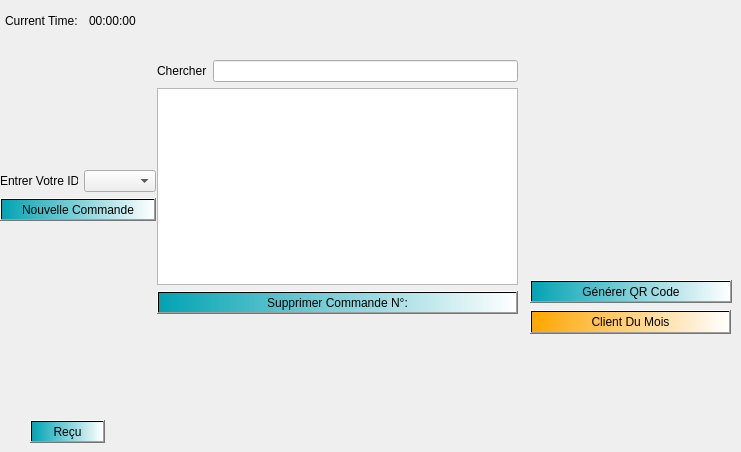
        <widget class="QWidget" name="tab_23">
         <attribute name="title">
          <string>Ajouter commande</string>
         </attribute>
         <widget class="QWidget" name="layoutWidget_4">
          <property name="geometry">
           <rect>
            <x>0</x>
            <y>0</y>
            <width>141</width>
            <height>41</height>
           </rect>
          </property>
          <layout class="QGridLayout" name="gridLayout_4">
           <item row="0" column="3">
            <widget class="QLabel" name="lbl_time_2">
             <property name="text">
              <string>00:00:00</string>
             </property>
            </widget>
           </item>
           <item row="0" column="2">
            <spacer name="horizontalSpacer_4">
             <property name="orientation">
              <enum>Qt::Horizontal</enum>
             </property>
             <property name="sizeHint" stdset="0">
              <size>
               <width>40</width>
               <height>20</height>
              </size>
             </property>
            </spacer>
           </item>
           <item row="0" column="4">
            <spacer name="horizontalSpacer_5">
             <property name="orientation">
              <enum>Qt::Horizontal</enum>
             </property>
             <property name="sizeHint" stdset="0">
              <size>
               <width>40</width>
               <height>20</height>
              </size>
             </property>
            </spacer>
           </item>
           <item row="0" column="1">
            <widget class="QLabel" name="label_62">
             <property name="text">
              <string>Current Time:</string>
             </property>
            </widget>
           </item>
           <item row="0" column="0">
            <spacer name="horizontalSpacer_6">
             <property name="orientation">
              <enum>Qt::Horizontal</enum>
             </property>
             <property name="sizeHint" stdset="0">
              <size>
               <width>40</width>
               <height>20</height>
              </size>
             </property>
            </spacer>
           </item>
          </layout>
         </widget>
         <widget class="QWidget" name="layoutWidget_6">
          <property name="geometry">
           <rect>
            <x>0</x>
            <y>170</y>
            <width>156</width>
            <height>53</height>
           </rect>
          </property>
          <layout class="QVBoxLayout" name="verticalLayout_5">
           <item>
            <layout class="QHBoxLayout" name="horizontalLayout_6">
             <item>
              <widget class="QLabel" name="label_64">
               <property name="text">
                <string>Entrer Votre ID:</string>
               </property>
              </widget>
             </item>
             <item>
              <widget class="QComboBox" name="iddddddddd"/>
             </item>
            </layout>
           </item>
           <item>
            <widget class="QPushButton" name="AddCommande">
             <property name="styleSheet">
              <string notr="true">background-color: qlineargradient(spread:repeat, x1:0, y1:0, x2:1, y2:0, stop:0 rgba(3, 163, 179, 255), stop:1 rgba(255, 255, 255, 255));</string>
             </property>
             <property name="text">
              <string>Nouvelle Commande</string>
             </property>
            </widget>
           </item>
          </layout>
         </widget>
         <widget class="QPushButton" name="RecuCommande">
          <property name="geometry">
           <rect>
            <x>30</x>
            <y>420</y>
            <width>75</width>
            <height>23</height>
           </rect>
          </property>
          <property name="styleSheet">
           <string notr="true">background-color: qlineargradient(spread:repeat, x1:0, y1:0, x2:1, y2:0, stop:0 rgba(3, 163, 179, 255), stop:1 rgba(255, 255, 255, 255));</string>
          </property>
          <property name="text">
           <string>Reçu</string>
          </property>
         </widget>
         <widget class="QWidget" name="layoutWidget_14">
          <property name="geometry">
           <rect>
            <x>530</x>
            <y>70</y>
            <width>202</width>
            <height>236</height>
           </rect>
          </property>
          <layout class="QVBoxLayout" name="verticalLayout_10">
           <item>
            <widget class="QLabel" name="qrcodecommande">
             <property name="enabled">
              <bool>true</bool>
             </property>
             <property name="sizePolicy">
              <sizepolicy hsizetype="Fixed" vsizetype="Fixed">
               <horstretch>0</horstretch>
               <verstretch>0</verstretch>
              </sizepolicy>
             </property>
             <property name="minimumSize">
              <size>
               <width>200</width>
               <height>200</height>
              </size>
             </property>
             <property name="maximumSize">
              <size>
               <width>200</width>
               <height>200</height>
              </size>
             </property>
             <property name="text">
              <string/>
             </property>
            </widget>
           </item>
           <item>
            <widget class="QPushButton" name="QRcodecom">
             <property name="styleSheet">
              <string notr="true">background-color: qlineargradient(spread:repeat, x1:0, y1:0, x2:1, y2:0, stop:0 rgba(3, 163, 179, 255), stop:1 rgba(255, 255, 255, 255));</string>
             </property>
             <property name="text">
              <string>Générer QR Code</string>
             </property>
            </widget>
           </item>
          </layout>
         </widget>
         <widget class="QPushButton" name="ClientDuMoisBtn">
          <property name="geometry">
           <rect>
            <x>530</x>
            <y>310</y>
            <width>201</width>
            <height>24</height>
           </rect>
          </property>
          <property name="statusTip">
           <string extracomment="Cliquez pour supprimer"/>
          </property>
          <property name="styleSheet">
           <string notr="true">background-color: qlineargradient(spread:repeat, x1:0, y1:0, x2:1, y2:0, stop:0 rgba(255, 165, 0, 255), stop:1 rgba(255, 255, 255, 255));</string>
          </property>
          <property name="text">
           <string>Client Du Mois</string>
          </property>
          <property name="icon">
           <iconset>
            <normaloff>../../../../Downloads/Final/E-Health_care_2A12-remote/folda/delete.PNG</normaloff>../../../../Downloads/Final/E-Health_care_2A12-remote/folda/delete.PNG</iconset>
          </property>
         </widget>
         <widget class="QWidget" name="layoutWidget">
          <property name="geometry">
           <rect>
            <x>157</x>
            <y>60</y>
            <width>361</width>
            <height>254</height>
           </rect>
          </property>
          <layout class="QVBoxLayout" name="verticalLayout_9">
           <item>
            <layout class="QHBoxLayout" name="horizontalLayout_8">
             <item>
              <widget class="QLabel" name="label_63">
               <property name="text">
                <string>Chercher</string>
               </property>
              </widget>
             </item>
             <item>
              <widget class="QLineEdit" name="serchcom"/>
             </item>
            </layout>
           </item>
           <item>
            <widget class="QTableView" name="Tab">
             <property name="styleSheet">
              <string notr="true"/>
             </property>
            </widget>
           </item>
           <item>
            <layout class="QGridLayout" name="gridLayout">
             <item row="0" column="0">
              <widget class="QPushButton" name="SupprimerCommande">
               <property name="statusTip">
                <string extracomment="Cliquez pour supprimer"/>
               </property>
               <property name="styleSheet">
                <string notr="true">background-color: qlineargradient(spread:repeat, x1:0, y1:0, x2:1, y2:0, stop:0 rgba(3, 163, 179, 255), stop:1 rgba(255, 255, 255, 255));</string>
               </property>
               <property name="text">
                <string>Supprimer Commande N°:</string>
               </property>
               <property name="icon">
                <iconset>
                 <normaloff>../../../../Downloads/Final/E-Health_care_2A12-remote/folda/delete.PNG</normaloff>../../../../Downloads/Final/E-Health_care_2A12-remote/folda/delete.PNG</iconset>
               </property>
              </widget>
             </item>
            </layout>
           </item>
          </layout>
         </widget>
        </widget>
